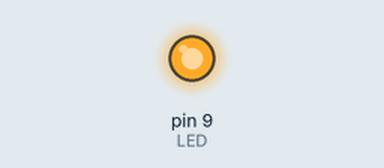
Simulated run of this sketch. Board: Arduino Uno, built with avr-gcc and run on an emulated ATmega328P. Shown: output pins drawn as LEDs (lit = HIGH).

Above: at 0.05 s.
Timing chart, 0 to 3.0 s (numbered marks = the images above):
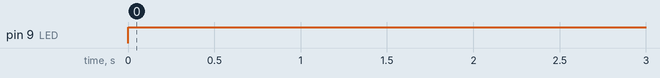

The sketch:

Aufgabe1.ino
```cpp
int LED = 9;

void setup() {
  pinMode(LED, OUTPUT);
}

void loop() {

  //analogWrite(LED, 100);
  //delay(1000);
  //analogWrite(LED, 0);
  //delay(1000);
  blink(5);
}


int blink(int a){
  if (a >= 1) {
    digitalWrite(LED, HIGH);
    delay(1000);
    digitalWrite(LED, LOW);
    a = a - 1;
  }
}
```

Measured:
- by itself, pin 9 (LED): LOW → HIGH at 0.00 s
